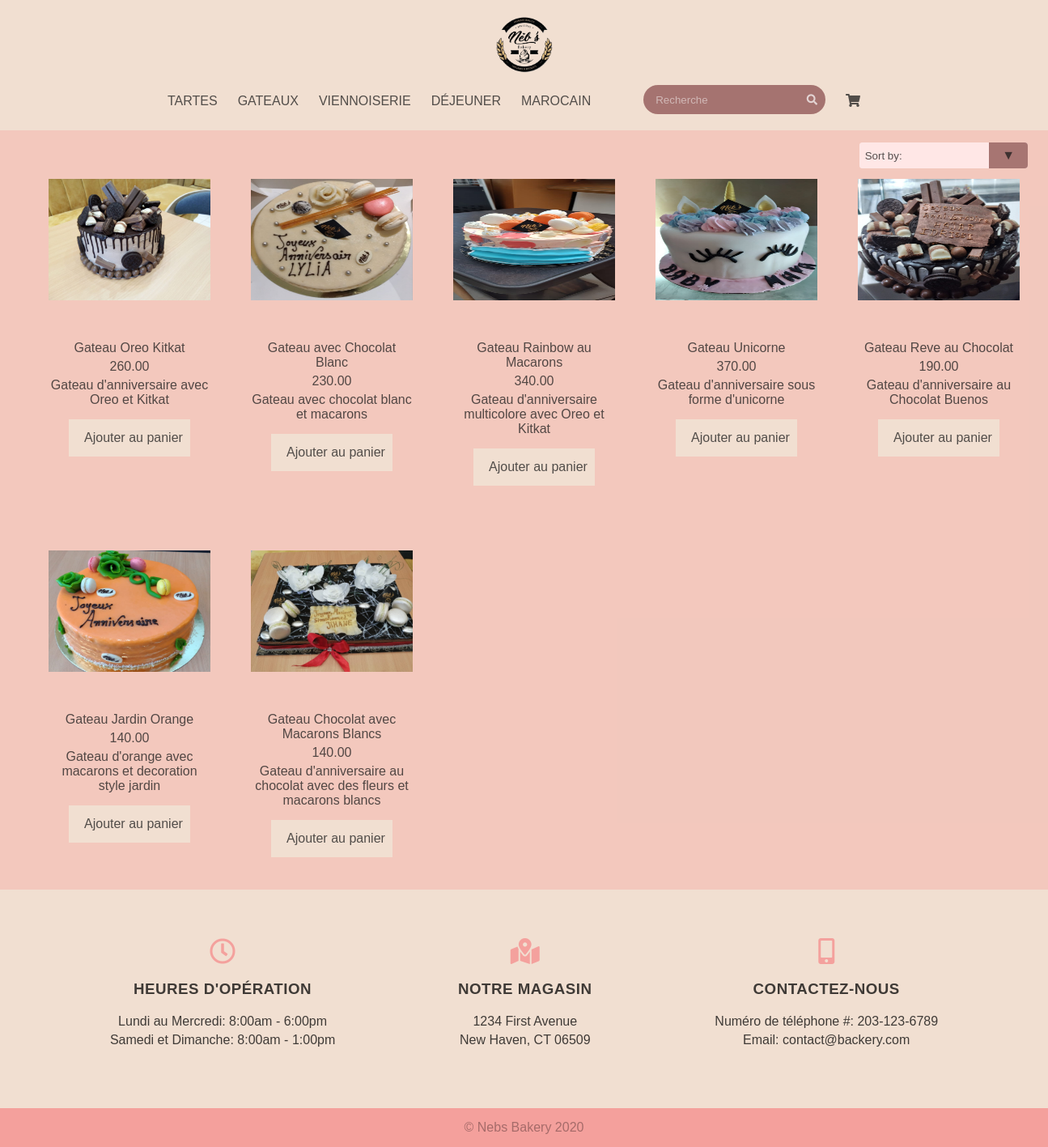
The page /display/Cake/ on the database its author committed.
### main/models.py (models this page shows, shortened)
class Item (models.Model):
    CATEGORY = (
        ('Cake', 'Cake'),
        ('Bread', 'Bread'),
        ('Pastry', 'Pastry'),
        ('Cookies', 'Cookies'),
        ('Moroccan', 'Moroccan')
    )
    picture = models.ImageField(upload_to = 'main/static/item-pictures')
    name = models.CharField(max_length=100)
    price = models.DecimalField(max_digits=7, decimal_places=2)
    description = models.CharField(max_length = 250)
    category = models.CharField(
        max_length= 30,
        choices = CATEGORY
    )
    sold_qty = models.IntegerField()
    available_qty = models.IntegerField()

### main/views.py (the view)
# urls.py: path("display/<str:cat>/", views.display, name = "display"),
def display(request, cat):
    cate = cat
    all_items = Item.objects.filter(category = cat)
    return render(request, "main/display.html", {'Items' : all_items, "Cat" : cate})

### main/templates/main/display.html (shortened to what this page needs)
{% load static %}
<!DOCTYPE html>
<html lang="en">
<head>
    <link rel="stylesheet" href="https://cdnjs.cloudflare.com/ajax/libs/font-awesome/5.15.1/css/all.min.css"/>
    <link rel="stylesheet" href="{% static 'style.css' %}">
</head>
<body>
    <div class="top-bar">
        <a href="{% url 'index' %}">
            <img src="{% static '/imgs/logo-png.png' %}" class="logo">
        </a>
        <nav class="navbar">
            <ul class="navbar-nav">
                <li class="nav-link "><a href="{% url 'display' cat='Bread'%}" >TARTES</a></li>
                <li class="nav-link"><a href="{% url 'display' cat='Cake'%}" >GATEAUX</a></li>
                <li class="nav-link"><a href="{% url 'display' cat='Pastry'%}">VIENNOISERIE</a></li>
                <li class="nav-link"><a href="{% url 'display' cat='Cookies'%}" >DÉJEUNER</a></li>
                <li class="nav-link"><a href="{% url 'display' cat='Moroccan'%}">MAROCAIN</a></li>
                <li class=" nav-link-icons">
                    <li class="nav-link"><a href="#" target="">
                        <div class="search-box">
                            <form action="/search" method="get">
                                <input class="search-txt" type="search" name="query" id = "query" placeholder="Recherche">
                                <button type = "submit" class="search-btn"><i class="fas fa-search search-box-icon"></i></button>
                            </form>
                        </div>
                    </a></li>
                    <li class="nav-link"><a href="{% url 'shoppingcart:index' %}" target="_blank"><i class="fas fa-shopping-cart"></i></a></li>
                </li>
            </ul>
        </nav>
    </div>
    <div class="display-items-container">
        <div class="select">
            <select class="sort-dropdown">
                <option selected="selected" disabled>Sort by:</option>
            </select>
        </div>
        <div class="display-items-grid">
            {% for item in Items %}
            <ul class="item-zone">
                <li class="item-image"><img src="{% static item.picture|cut:'main/static' %}" alt="" srcset=""></li>
                <li class="item-name">{{ item.name }}</li>
                <li class="item-price">{{ item.price }}</li>
                <li class="item-description">{{ item.description }}</li>
                <form method="POST" action="{% url 'shoppingcart:index' %}">
                <input type ="submit" class="btn btn-display" value="Ajouter au panier"></input>
                </form>
            </ul>
            {% endfor %}
        </div>
    </div>
    <div class="info">
        <div class="info-item">
            <i class="far fa-2x fa-clock"></i>
            <h3>HEURES D'OPÉRATION </h2>
                <span>Lundi au Mercredi: 8:00am - 6:00pm</span>
                <span>Samedi et Dimanche: 8:00am - 1:00pm</span>
            </div>
            <div class="info-item">
                <i class="fas fa-2x fa-map-marked-alt"></i>
                <h3>NOTRE MAGASIN</h2>
                <span>1234 First Avenue</span>
                <span>New Haven, CT 06509</span>
            </div>
            <div class="info-item">
                <i class="fas fa-2x fa-mobile-alt"></i>
                <h3>CONTACTEZ-NOUS</h2>
                <span>Numéro de téléphone #: 203-123-6789</span>
                <span>Email: contact@backery.com</span>
        </div>
    </div>
    <footer>© Nebs Bakery 2020</footer>
</body>
</html>

### main/static/style.css (style rules this page uses)
* { margin: 0; outline: none; padding: 0; box-sizing: border-box; list-style: none; text-decoration: none; color: rgba(26, 25, 25, 0.74); font-family: 'Poppins', sans-serif; }
html { background-color: #f1dfd1; }
.top-bar { padding: 20px 15px; width: 100%; }
.logo { display:block; margin:auto; height: 70px; margin-bottom: 25px; }
.navbar-nav { width: 100%; display: flex; justify-content: center; margin-right: -40px; }
.nav-link { margin-right: 25px; font-family: 'Montserrat', sans-serif; }
.nav-link-icons { margin-left: 40px; }
.btn { margin-top: 15px; width: 150px; border: none; background-color: #f1dfd1; padding: 14px 19px; font-size: 16px; font-family: sans-serif; cursor: pointer; transition: all 0.7s ease-in-out; }
.info { margin-top: -50px; background-color: #f1dfd1; padding: 60px; display: flex; justify-content: space-around; }
.info-item { color: whitesmoke; display: flex; flex-direction: column; text-align: center; margin-bottom: 10px; }
.info-item i { color: rgba(245, 151, 148, 0.863); display: block; margin: auto; margin-bottom: 20px; }
.info-item h3 { color: rgba(0, 0, 0, 0.74); letter-spacing: 0.5px; margin-bottom: 20px; }
.info-item span { margin-bottom: 5px; color: rgba(0, 0, 0, 0.74); }
footer { background-color:rgba(245, 151, 148, 0.863); padding: 15px; width: 100%; text-align: center; color: rgba(153, 99, 97, 0.863); }
.display-items-container { background-color: rgba(245, 151, 148, 0.322); padding: 15px; }
.display-items-grid { display: grid; padding: 20px; grid-template-columns: repeat(5, 1fr); }
.item-zone { width: 250px; padding: 25px; text-align: center; margin-bottom: 30px; }
.item-image img { width: 200px; height: 150px; }
.item-image { height: 200px; }
.item-name { margin-bottom: 5px; }
.item-price { margin-bottom: 5px; }
.sort-dropdown { margin-left: auto; -webkit-appearance: none; -moz-appearance: none; -ms-appearance: none; appearance: none; outline: 0; box-shadow: none; border: 0 !important; background: rgba(255, 232, 231, 0.863); background-image: none; }
.select { position: absolute; right: 25px; display: flex; width: 13em; height: 2em; line-height: 2; background: rgba(255, 232, 231, 0.863); overflow: hidden; border-radius: .25em; }
.sort-dropdown { flex: 1; padding: 0 .5em; cursor: pointer; }
.select::after { content: '\25BC'; position: absolute; top: 0; right: 0; padding: 0 1em; background: rgba(153, 99, 97, 0.863); cursor: pointer; pointer-events: none; -webkit-transition: .25s all ease; -o-transition: .25s all ease; transition: .25s all ease; }
.search-box { background: rgba(153, 99, 97, 0.863); padding: 3px 10px; border-radius: 50px; margin-top: -10px; }
.search-txt { padding: 5px; height: 30px; color: white; background: none; border: none; }
.search-btn { background: none; border: none; }
.search-box-icon { color: rgba(255, 255, 255, 0.693); }
.search-txt::placeholder { color:rgba(255, 255, 255, 0.493); }

### rows shown on the page
Item: picture (picture), name "Gateau Oreo Kitkat", price "260.00", description "Gateau d'anniversaire avec Oreo et Kitkat"
Item: picture (picture), name "Gateau avec Chocolat Blanc", price "230.00", description "Gateau avec chocolat blanc et macarons"
Item: picture (picture), name "Gateau Rainbow au Macarons", price "340.00", description "Gateau d'anniversaire multicolore avec Oreo et Kitkat"
Item: picture (picture), name "Gateau Unicorne", price "370.00", description "Gateau d'anniversaire sous forme d'unicorne"
Item: picture (picture), name "Gateau Reve au Chocolat", price "190.00", description "Gateau d'anniversaire au Chocolat Buenos"
Item: picture (picture), name "Gateau Jardin Orange", price "140.00", description "Gateau d'orange avec macarons et decoration style jardin"
Item: picture (picture), name "Gateau Chocolat avec Macarons Blancs", price "140.00", description "Gateau d'anniversaire au chocolat avec des fleurs et macarons blancs"
